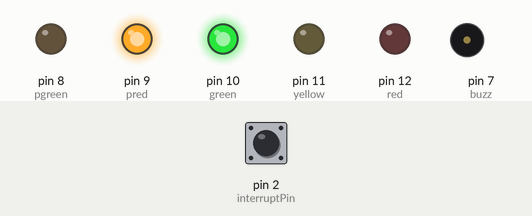
Simulated run of this sketch. Board: Arduino Uno, built with avr-gcc and run on an emulated ATmega328P. On the bench: output pins drawn as LEDs (lit = HIGH), buzzer (waves = sounding, pin HIGH). Inputs (shaded band) come from the test bench; at power-on: pin 2 (interruptPin) HIGH.

Above: at 8.7 s.
8.8 s: pin 2 (interruptPin) pulled LOW for 0.15 s
At 12.3 s:
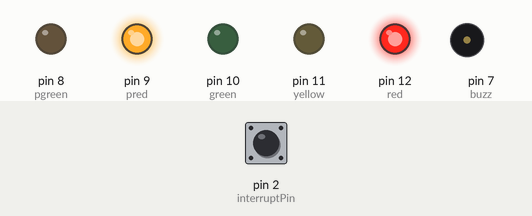
At 19.6 s:
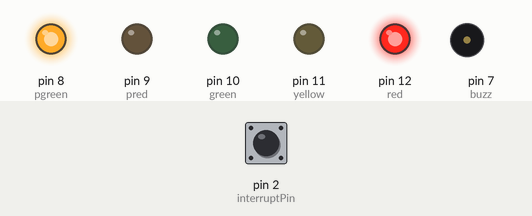
Timing chart, 0 to 30.8 s (numbered marks = the images above; inputs shaded):
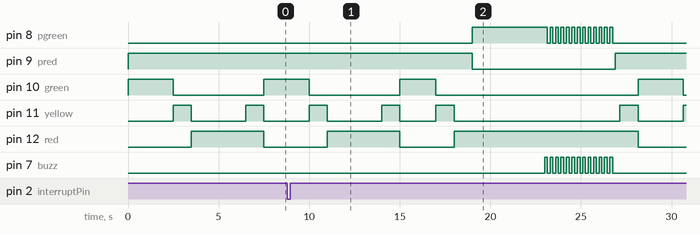

The sketch:

traffic_lights2.ino
```cpp
// Owner Nathaniel David Robinson
// GitHub Aerospacenat

int red = 12; // lights being assigned
int yellow = 11;
int green = 10;
int pgreen = 8; // pedestrion light
int pred = 9;
int crossTime = 4000;  //
int lightsTime;
int changeTime;
int five;
int buzz = 7;
const byte interruptPin = 2;
volatile byte state = LOW;

void setup(){
 pinMode(red, OUTPUT);
 pinMode(yellow, OUTPUT);
 pinMode(green, OUTPUT);
 pinMode(pgreen, OUTPUT);
 pinMode(pred, OUTPUT);
 pinMode(buzz, OUTPUT);
 pinMode(interruptPin, INPUT_PULLUP);
 attachInterrupt(digitalPinToInterrupt(interruptPin),myInter , CHANGE); // interrupt
lights();

}

void myInter(){
  state = HIGH;
}

void loop(){


 if(state==HIGH) {
   changeLights();  //function to change lights
   state = LOW;

   }
 else {
  lights(); // if button hasn't been pressed then it will carry on to a normal sequence.
 }
   }


  void lights(){

   digitalWrite(green,HIGH);  //green car light on
 digitalWrite(pred,HIGH); // pedrestian red light on
 delay(2500);

 digitalWrite(green,LOW);  //green  light off
 digitalWrite(yellow,HIGH); //yellow  light on
 delay(1000);

 digitalWrite(yellow,LOW); //yellow  light off
 digitalWrite(red,HIGH); // red light on
 delay(3000); //wait 3 seconds

  digitalWrite(yellow,HIGH); //yellow light on
  delay(1000);

  digitalWrite(green,HIGH); // green light on
  digitalWrite(red,LOW); // red light off
  digitalWrite(yellow,LOW); // yellow light is off
  changeTime = millis();

  }

void changeLights() {
  digitalWrite(green,HIGH); //green light on
  delay(2000);
  digitalWrite(green,LOW);  //green  light off
  digitalWrite(yellow,HIGH); //yellow  light on
  delay(1000);

  digitalWrite(yellow,LOW); //yellow  light off
  digitalWrite(red,HIGH); // red light on
  delay(1000); //allows time for cars to stop
  digitalWrite(pred,LOW);
  digitalWrite(pgreen,HIGH); // turns pedestrian light green on
  delay(crossTime); //wait 4 seconds

  for (int x=0; x<13; x++) { // flashes pedestrain green light 9 times to show the its about to turn red
    digitalWrite(pgreen, HIGH);
    digitalWrite(buzz, HIGH);
    delay(150);
    digitalWrite(pgreen, LOW);
    digitalWrite(buzz, LOW);
    delay(150);
      }

  digitalWrite(pred,HIGH);
  digitalWrite(pgreen,LOW); // turns the green off and the red on.
  delay(250);
  digitalWrite(yellow,HIGH); // yellow light on
  delay(1000);
  digitalWrite(green,HIGH); //green light on
  digitalWrite(red,LOW); // red light off
  digitalWrite(yellow,LOW); //yellow off


}
```

Measured:
- after the input at 8.8 s, pin 8 (pgreen): LOW → HIGH after 10.2 s, then repeats every 0.30 s: LOW 0.15 s, HIGH 0.15 s, until it stays LOW from 26.8 s; pin 9 (pred): HIGH → LOW after 10.2 s, → HIGH 7.9 s later; pin 7 (buzz): alternates HIGH for 0.15 s and LOW for 0.15 s, 26 changes in all, then stays LOW, starting after 14.2 s
